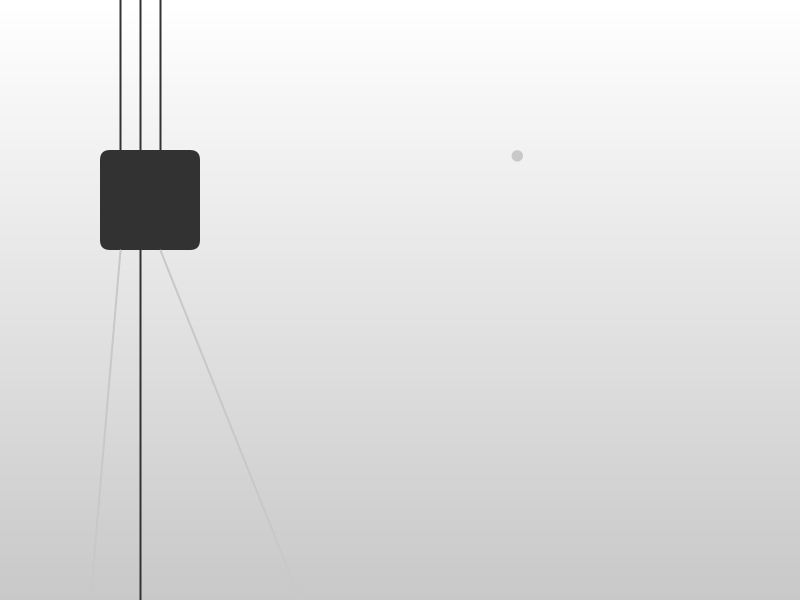
Frame 1 (no input)
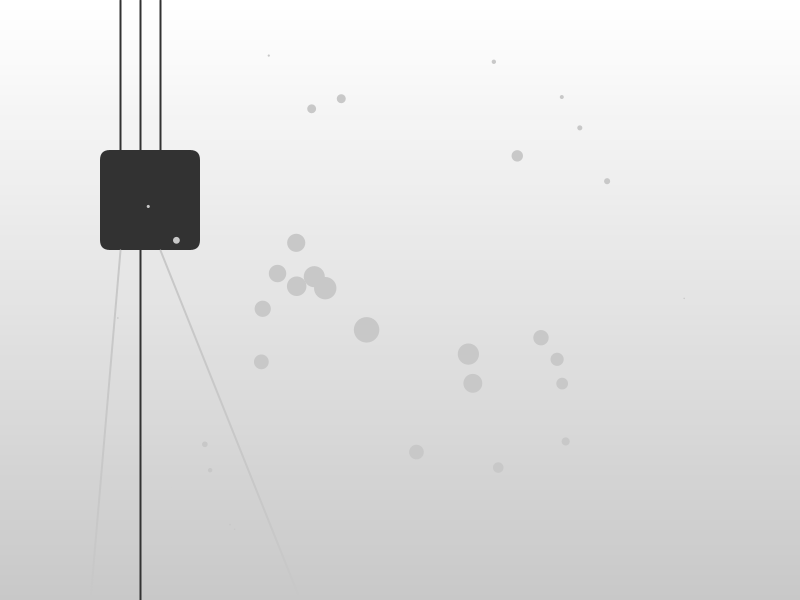
Frame 60 (the mouse pressed at the canvas centre just before this capture)
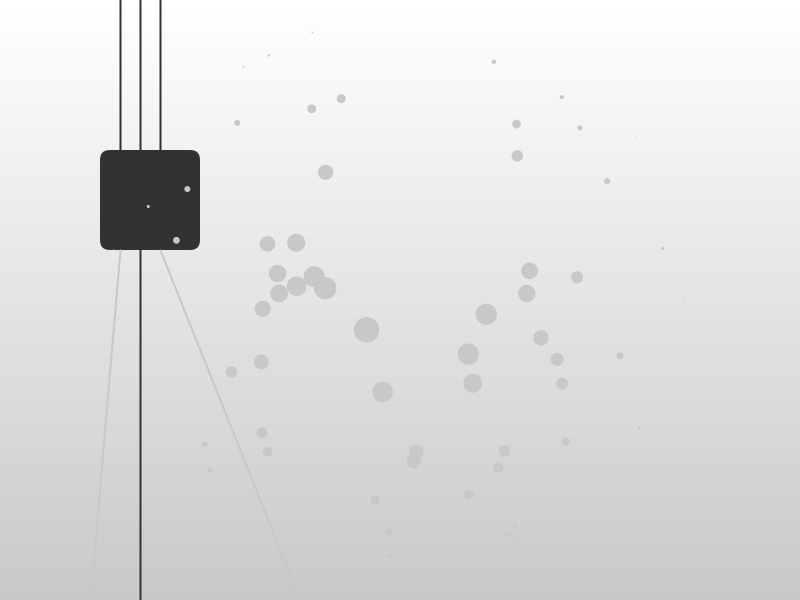
Frame 120 (the mouse held since frame 60 and released just before this capture)

The Processing sketch that drew these frames (run headless with seeded random() and noise(); from frame 60 on, the mouse is pressed at the canvas centre):

// Processing sketch: kemuri
// ── kemuri.pde
void setup() {
  size(800, 600);
  frameRate(60);
  
  noStroke();
  color c1 = color(255, 255, 255);
  color c2 = color(200, 200, 200);
  for(float h = 0; h < height; h += 5){
      color c = lerpColor(c1, c2, h / height);
      fill(c);
      rect(0, h, width, 5);
  }
  
  fill(50);
  rect(100, 150, 100, 100, 10);
  
  stroke(50);
  strokeWeight(2);
  line(120, 0, 120, 150);
  line(140, 0, 140, height);
  line(160, 0, 160, 150);
  
  stroke(200);
  strokeWeight(2);
  line(120, 250, 90, height);
  line(160, 250, 300, height);
}

void draw() {
  float x = random(0, width);
  float y = random(0, height);
  float dist = dist(x, y, width/2, height/2);
  
  float diameter = 30 - dist / 10.0;
  
  if (diameter > 0) {
    noStroke();
    fill(200, 200, 200);
    ellipse(x, y, diameter, diameter);
  }
}
